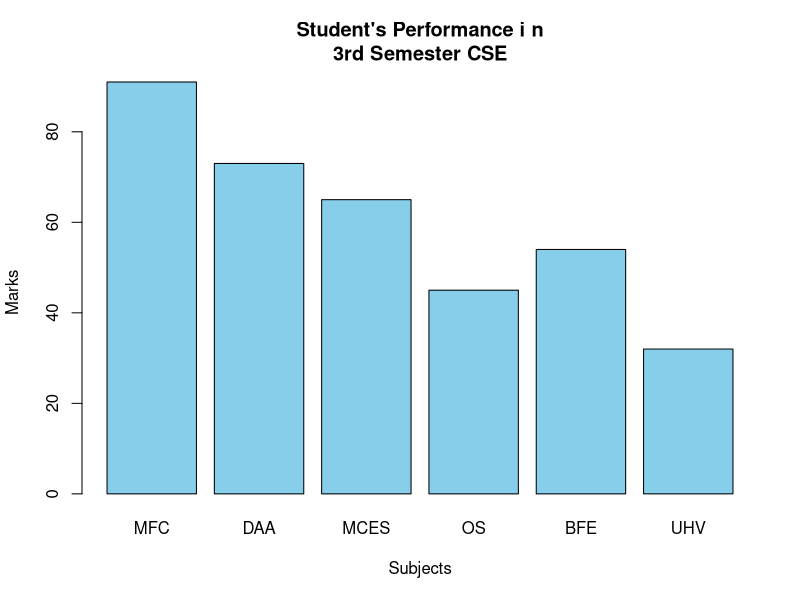
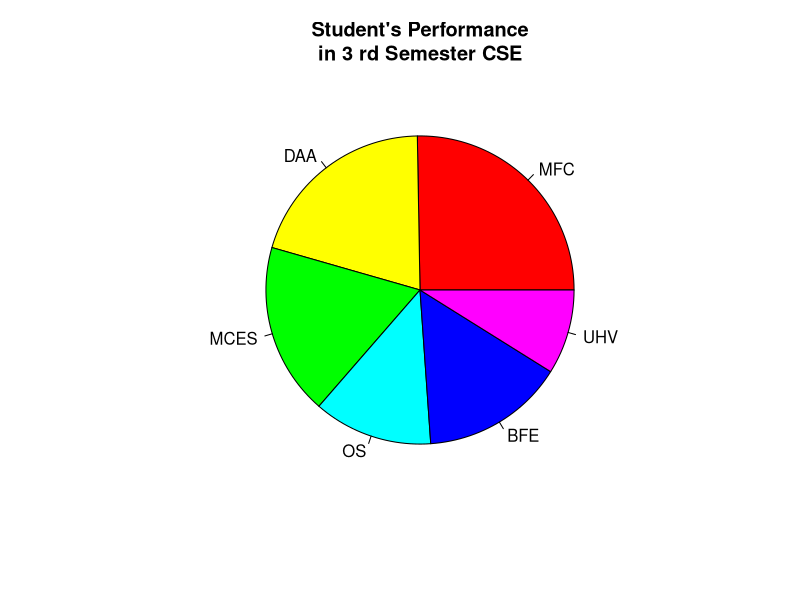

Here is the R script that generated these plots, in order:
subject<- c("MFC", "DAA", "MCES", "OS", "BFE", "UHV")
marks <- c(91, 73, 65, 45, 54, 32)
avg<- mean(marks)
barplot(marks, names.arg = subject, col = "skyblue",main = "Student's Performance i n
3rd Semester CSE", xlab = "Subjects", ylab = "Marks ")
pie(marks, labels = subject, col = rainbow(length(marks)), main = "Student's Performance
in 3 rd Semester CSE")
cat("Average Marks:", avg, "\n")
cat("Qualitative Performance:\n")
for (i in 1:length(marks)) {
cat(subject[i], ":", ifelse(marks[i] >= avg, "Good", "Needs Improvement"), "\n")
}